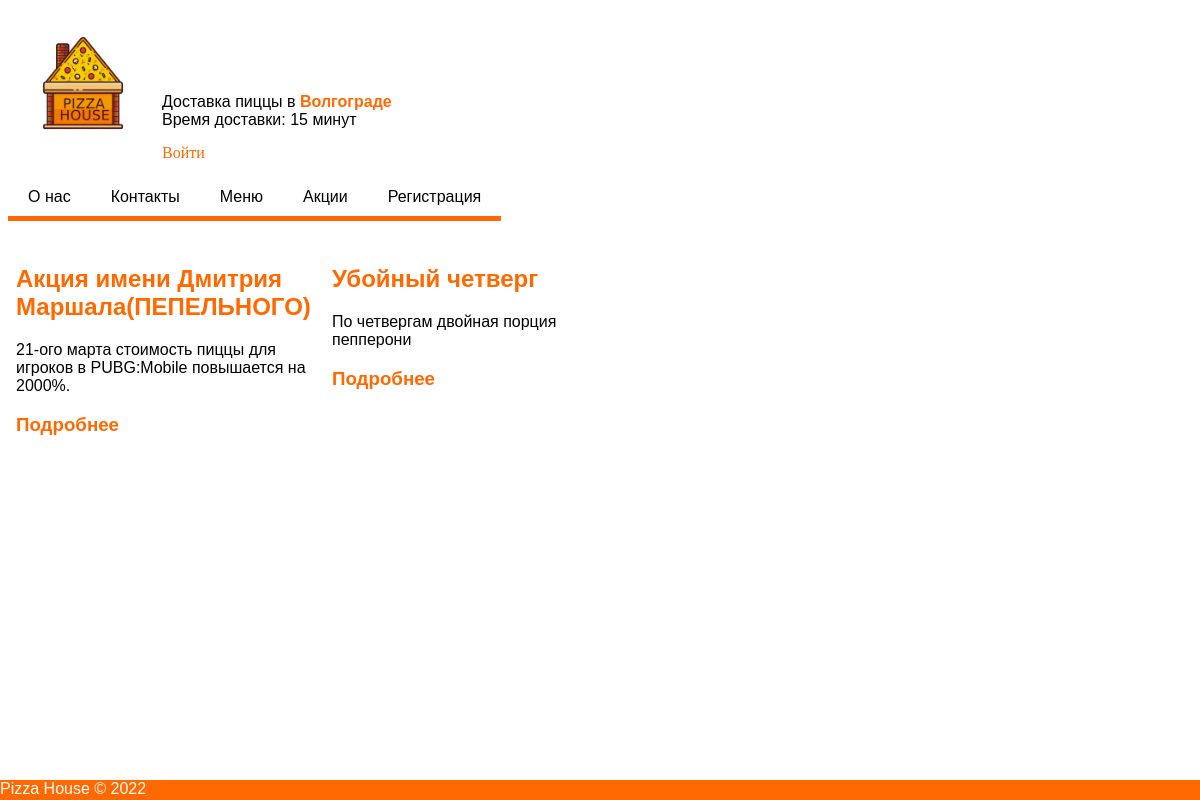
The page / on the database its author committed.
### tables this page shows
CREATE TABLE `site` (
  `id` int NOT NULL,
  `title` varchar(255) NOT NULL,
  `content` text NOT NULL
);

CREATE TABLE `promotion` (
  `id` int NOT NULL,
  `title` varchar(255) NOT NULL,
  `description` text NOT NULL,
  `longDescription` text NOT NULL
);

### index.php (the view, shortened to what this page needs)
<?php
$conn = mysqli_connect("localhost", "root", "root", "pizza");
$sql = "SELECT id, title FROM `site` ";
$result = mysqli_query($conn, $sql);
$promoId =  mysqli_real_escape_string($conn, $_GET["promoid"]);
$promoIdSelection = "SELECT * FROM `promotion` WHERE id = '$promoId'";
$promoSelection = "SELECT * FROM `promotion` ORDER BY rand() limit 2";
$promoIdResult = mysqli_query($conn, $promoIdSelection);
$promoSelectionResult = mysqli_query($conn, $promoSelection);
?>
<!DOCTYPE html>
<html lang="ru">
<head>
    <link rel="stylesheet" href="style/style.css">
</head>
<body>
    <div class="main">
        <header class="head">
            <div class="left">
                <div class="logo">
                    <img src="img/pizza.png" class="respons" alt="">
                    <span class="header_info">Доставка пиццы в <a href="#">Волгограде</a> <br> Время доставки: 15 минут</span>
                    <?php
                    if (isset($_SESSION["userid"])) {
                        $currentID = $_SESSION["userid"];
                        $loginSelect = "SELECT login FROM `users` WHERE id = '$currentID'";
                        $loginResult = mysqli_query($conn, $loginSelect);
                        $loginFetch = mysqli_fetch_array($loginResult);
                        echo "Привет," . $loginFetch['login'];
                        echo "<a href='exit.php'>" . " Выйти?" . "</a>";
                    } else {
                        echo "<a href='auth.php'>" . "Войти" . "</a>";
                    }
                    ?>
                </div>
            </div>
        </header>
    </div>
    <div class="menu">
        <?php
        foreach ($result as $row) {
            echo "<ul class='menu'";
            echo "<li><a href='index.php?id=" . $row["id"] . "'>" . " " . $row["title"] . " " . "</a></li>";
        }
        echo "</ul>";
        ?>
    </div>
    <div class="news">
        <div class="cont">
            <?php
            if (isset($_GET["promoid"]) && $_GET["id"] != 5) {
                foreach ($promoIdResult as $promoRow) {
                    echo "<div class='promoBlock'>";
                    echo "<h2>" . $promoRow['title'] . "</h2>";
                    echo "<p>" . $promoRow['longDescription'] . "</p>";
                    echo "</div>";
                }
            } else if (!isset($_GET["promoid"]) && $_GET["id"] != 5) {
                foreach ($promoSelectionResult as $promoRow) {
                    echo "<div class='promoBlock'>";
                    echo "<h2>" . $promoRow['title'] . "</h2>";
                    echo "<p>" . $promoRow['description'] . "</p>";
                    echo "<h3><a href='index.php?promoid=" . $promoRow['id'] . "'> Подробнее </a></h3>";
                    echo "</div>";
                }
            }
            ?>
        </div>
    </div>
    <footer>
        <div>Pizza House © 2022</div>
    </footer>
</body>
</html>

### style/style.css (style rules this page uses)
.main { display: flex; }
.header_info { position: absolute; margin-top: 85px; font-family: sans-serif; }
footer { background-color: #ff6900; position:fixed; left:0px; bottom:0px; height:20px; width:100%; color: white; font-family: sans-serif; }
.header_info a { color: #ff6900; text-decoration: none; font-weight: bold; }
.respons { width: 150px; height: 150px; }
.content h1, p { font-family: sans-serif; }
.cont { font-family: sans-serif; display: flex; flex-direction: row; flex-wrap: wrap; }
.cont .h3, a { text-decoration: none; color: #ff6900; }
.cont h2, h3 { color: #ff6900; }
.bd_cont h2, h3 { color: #ff6900; }
.promoBlock { display: block; padding: 8px 8px; width: 300px; }
.menu { list-style-type: none; padding-left: 0; margin-left: 0; display: flex; flex-direction: row; flex-wrap: wrap; }
.menu a { text-decoration: none; font-family: sans-serif; color: black; padding: 10px 20px; background-color: white; border-bottom: 5px solid #ff6900; display: block; }

### rows shown on the page
site: title "О нас"
site: title "Контакты"
site: title "Меню"
site: title "Акции"
site: title "Регистрация"
promotion: title "Акция имени Дмитрия Маршала(ПЕПЕЛЬНОГО)", description "21-ого марта стоимость пиццы для игроков в PUBG:Mobile повышается на 2000%."
promotion: title "Убойный четверг", description "По четвергам двойная порция пепперони"
